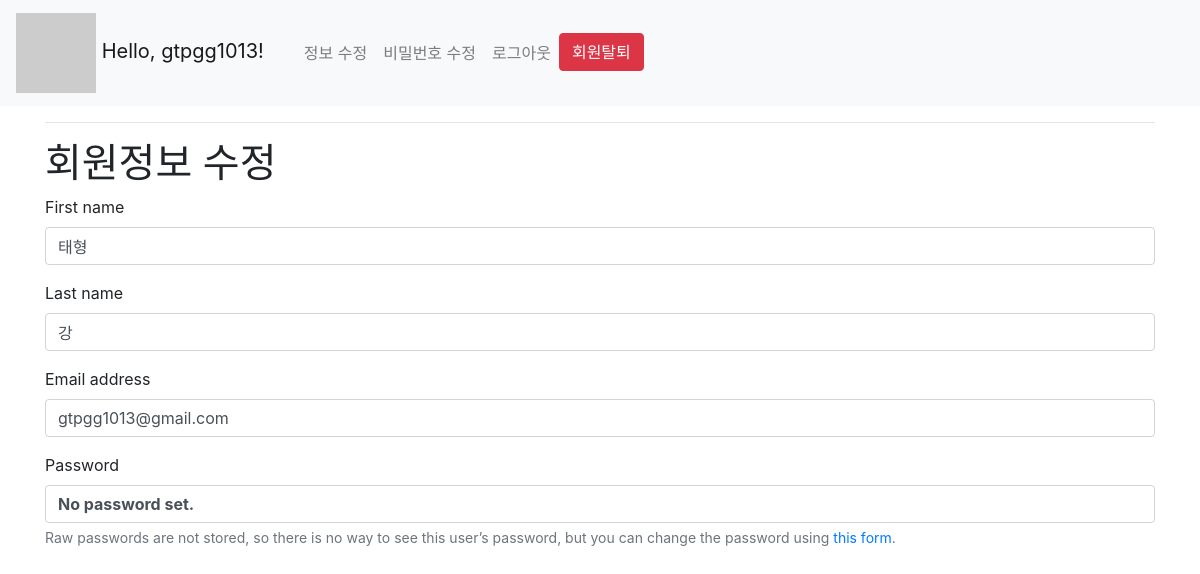
Page /accounts/update/ (signed in) on the committed database.
### accounts/models.py (models this page shows)
class User(AbstractUser):
    pass

### accounts/views.py (the view)
# urls.py: path('update/', views.update, name="update"),
def update(request):
    if request.method == "POST":
        form = CustomUserChangeForm(request.POST, instance=request.user)
        if form.is_valid():
            form.save()
            return redirect("movies:index")
    else:
        form = CustomUserChangeForm(instance=request.user)
    context = {'form':form}
    return render(request, 'accounts/auth_form.html', context)

### accounts/forms.py
class CustomUserChangeForm(UserChangeForm):
    class Meta:
        model = get_user_model()
        fields = ('first_name', 'last_name', 'email')

### accounts/templatetags/gravatar.py (called while the page is built)
@register.filter # 아래의 함수를 필터로 추가한다
def makemd5(email):
    return hashlib.md5(email.strip().lower().encode("utf-8")).hexdigest()

### accounts/templates/accounts/auth_form.html (shortened to what this page needs)
{% extends 'base.html' %}
{% load bootstrap4 %}
{% block body %}
{% if request.resolver_match.url_name == 'signup' %}
<h1>회원가입</h1>
{% elif request.resolver_match.url_name == 'update' %}
<h1>회원정보 수정</h1>
{% else %}
<h1>비밀번호 변경</h1>
{% endif %}
<form action="" method="POST">
    {% bootstrap_form form %}
</form>
{% endblock %}

### movies/templates/movies/_nav.html (shortened to what this page needs)
{% load gravatar %}
<nav class="navbar navbar-expand-lg navbar-light bg-light">
    {% if user.is_authenticated %}
    <a class="navbar-brand" href="{% url 'movies:index' %}">
        <img src="https://www.gravatar.com/avatar/{{user.email|makemd5}}?d=wavatar" alt="">
        Hello, {{ user.username }}!
    </a>
    <div class="collapse navbar-collapse" id="navbarSupportedContent">
        <ul class="navbar-nav">
            <li class="nav-item">
                <a class="nav-link" href=""></a>
            </li>
            <li class="nav-item">
                <a class="nav-link" href="{% url 'accounts:update' %}">정보 수정</a>
            </li>
            <li class="nav-item">
                <a class="nav-link" href="{% url 'accounts:change_password' %}">비밀번호 수정</a>
            </li>
            <li class="nav-item">
                <a class="nav-link" href="{% url 'accounts:logout' %}">로그아웃</a>
            </li>
            <li class="nav-item">
                <form action="{% url 'accounts:delete' %}" method="POST">
                    <input type="submit" value="회원탈퇴" class="btn btn-danger">
                </form>
            </li>
        </ul>
    </div>
    {% endif %}
</nav>

### rows in the picture
User: username "gtpgg1013", first_name "태형", last_name "강", email "gtpgg1013@gmail.com"
